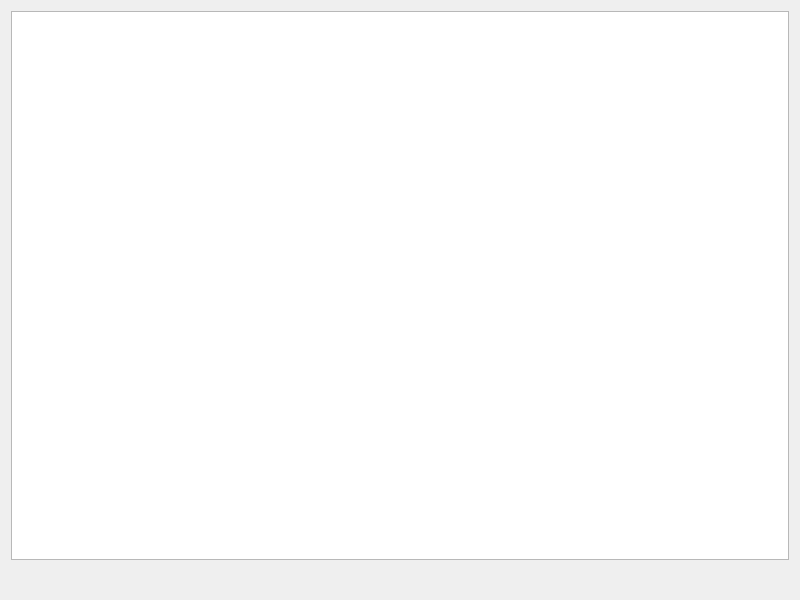
<?xml version="1.0" encoding="UTF-8"?>
<ui version="4.0">
 <class>Widget</class>
 <widget class="QWidget" name="Widget">
  <property name="geometry">
   <rect>
    <x>0</x>
    <y>0</y>
    <width>800</width>
    <height>600</height>
   </rect>
  </property>
  <property name="cursor">
   <cursorShape>ArrowCursor</cursorShape>
  </property>
  <property name="windowTitle">
   <string>Widget</string>
  </property>
  <layout class="QVBoxLayout" name="verticalLayout_2">
   <item>
    <layout class="QVBoxLayout" name="verticalLayout">
     <item>
      <widget class="QTextEdit" name="textEdit">
       <property name="font">
        <font>
         <pointsize>22</pointsize>
        </font>
       </property>
      </widget>
     </item>
     <item>
      <widget class="QLabel" name="label">
       <property name="font">
        <font>
         <pointsize>15</pointsize>
        </font>
       </property>
       <property name="cursor">
        <cursorShape>IBeamCursor</cursorShape>
       </property>
       <property name="text">
        <string/>
       </property>
       <property name="alignment">
        <set>Qt::AlignCenter</set>
       </property>
       <property name="textInteractionFlags">
        <set>Qt::LinksAccessibleByMouse|Qt::TextSelectableByMouse</set>
       </property>
      </widget>
     </item>
    </layout>
   </item>
  </layout>
 </widget>
 <resources/>
 <connections/>
</ui>
